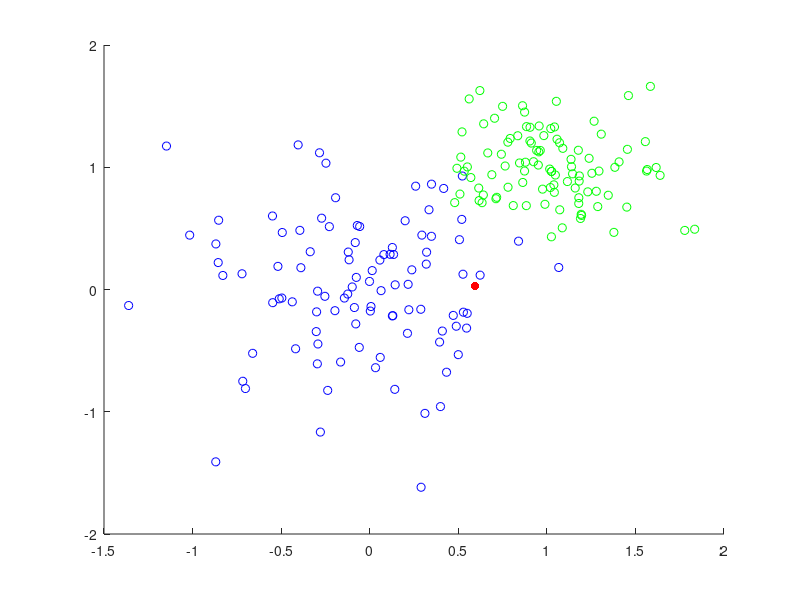

MATLAB code for this plot: (Note: this script raises an error after producing the figure.)
clc
clear 
close all
m=200;
k=3;
x_c1=0.5*randn(m/2,2);
x_c2=1+0.3*randn(m/2,2);
test=rand(1,2); %feed your test points
scatter(x_c1(:,1),x_c1(:,2),'b');
hold on;
scatter(x_c2(:,1),x_c2(:,2),'g');
hold on;
scatter(test(:,1),test(:,2),'r','fill');
data=[x_c1 ones(m/2,1);x_c2 zeros(m/2,1)];
labels=data(:,3);
X=data(:,1:2);
[neighbors,Index]=kNN(X,test); %returns the nearest indices and the k-smallest distances
yhat=predict(labels,Index);
fprintf('The new test point classified as: class %d ',yhat);
if yhat==1
    figure(2);
    scatter([x_c1(:,1); test(:,1)],[x_c1(:,2) ; test(:,2)],'b');
    hold on;
    scatter(x_c2(:,1),x_c2(:,2),'g');
else
    figure(2);
    scatter(x_c1(:,1),x_c1(:,2),'b');
    hold on;
    scatter([x_c2(:,1); test(:,1)],[x_c2(:,2) ; test(:,2)],'g');
end